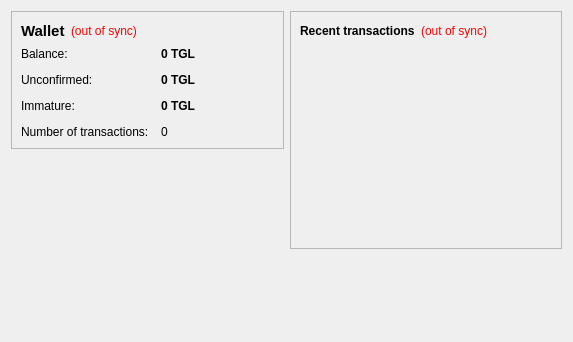
<?xml version="1.0" encoding="UTF-8"?>
<ui version="4.0">
 <class>OverviewPage</class>
 <widget class="QWidget" name="OverviewPage">
  <property name="geometry">
   <rect>
    <x>0</x>
    <y>0</y>
    <width>573</width>
    <height>342</height>
   </rect>
  </property>
  <property name="windowTitle">
   <string>Form</string>
  </property>
  <layout class="QHBoxLayout" name="horizontalLayout" stretch="1,1">
   <item>
    <layout class="QVBoxLayout" name="verticalLayout_2">
     <item>
      <widget class="QFrame" name="frame">
       <property name="frameShape">
        <enum>QFrame::StyledPanel</enum>
       </property>
       <property name="frameShadow">
        <enum>QFrame::Raised</enum>
       </property>
       <layout class="QVBoxLayout" name="verticalLayout_4">
        <item>
         <layout class="QHBoxLayout" name="horizontalLayout_4">
          <item>
           <widget class="QLabel" name="label_5">
            <property name="font">
             <font>
              <pointsize>11</pointsize>
              <weight>75</weight>
              <bold>true</bold>
             </font>
            </property>
            <property name="text">
             <string>Wallet</string>
            </property>
           </widget>
          </item>
          <item>
           <widget class="QLabel" name="labelWalletStatus">
            <property name="toolTip">
             <string>The displayed information may be out of date. Your wallet automatically synchronizes with the TGLcoin network after a connection is established, but this process has not completed yet.</string>
            </property>
            <property name="styleSheet">
             <string notr="true">QLabel { color: red; }</string>
            </property>
            <property name="text">
             <string notr="true">(out of sync)</string>
            </property>
            <property name="alignment">
             <set>Qt::AlignLeading|Qt::AlignLeft|Qt::AlignVCenter</set>
            </property>
           </widget>
          </item>
          <item>
           <spacer name="horizontalSpacer_2">
            <property name="orientation">
             <enum>Qt::Horizontal</enum>
            </property>
            <property name="sizeHint" stdset="0">
             <size>
              <width>40</width>
              <height>20</height>
             </size>
            </property>
           </spacer>
          </item>
         </layout>
        </item>
        <item>
         <layout class="QFormLayout" name="formLayout_2">
          <property name="fieldGrowthPolicy">
           <enum>QFormLayout::AllNonFixedFieldsGrow</enum>
          </property>
          <property name="horizontalSpacing">
           <number>12</number>
          </property>
          <property name="verticalSpacing">
           <number>12</number>
          </property>
          <item row="0" column="0">
           <widget class="QLabel" name="label">
            <property name="text">
             <string>Balance:</string>
            </property>
           </widget>
          </item>
          <item row="0" column="1">
           <widget class="QLabel" name="labelBalance">
            <property name="font">
             <font>
              <weight>75</weight>
              <bold>true</bold>
             </font>
            </property>
            <property name="cursor">
             <cursorShape>IBeamCursor</cursorShape>
            </property>
            <property name="toolTip">
             <string>Your current balance</string>
            </property>
            <property name="text">
             <string notr="true">0 TGL</string>
            </property>
            <property name="textInteractionFlags">
             <set>Qt::LinksAccessibleByMouse|Qt::TextSelectableByKeyboard|Qt::TextSelectableByMouse</set>
            </property>
           </widget>
          </item>
          <item row="1" column="0">
           <widget class="QLabel" name="label_3">
            <property name="text">
             <string>Unconfirmed:</string>
            </property>
           </widget>
          </item>
          <item row="1" column="1">
           <widget class="QLabel" name="labelUnconfirmed">
            <property name="font">
             <font>
              <weight>75</weight>
              <bold>true</bold>
             </font>
            </property>
            <property name="cursor">
             <cursorShape>IBeamCursor</cursorShape>
            </property>
            <property name="toolTip">
             <string>Total of transactions that have yet to be confirmed, and do not yet count toward the current balance</string>
            </property>
            <property name="text">
             <string notr="true">0 TGL</string>
            </property>
            <property name="textInteractionFlags">
             <set>Qt::LinksAccessibleByMouse|Qt::TextSelectableByKeyboard|Qt::TextSelectableByMouse</set>
            </property>
           </widget>
          </item>
          <item row="3" column="0">
           <widget class="QLabel" name="label_2">
            <property name="text">
             <string>Number of transactions:</string>
            </property>
           </widget>
          </item>
          <item row="3" column="1">
           <widget class="QLabel" name="labelNumTransactions">
            <property name="toolTip">
             <string>Total number of transactions in wallet</string>
            </property>
            <property name="text">
             <string notr="true">0</string>
            </property>
           </widget>
          </item>
          <item row="2" column="0">
           <widget class="QLabel" name="labelImmatureText">
            <property name="text">
             <string>Immature:</string>
            </property>
           </widget>
          </item>
          <item row="2" column="1">
           <widget class="QLabel" name="labelImmature">
            <property name="font">
             <font>
              <weight>75</weight>
              <bold>true</bold>
             </font>
            </property>
            <property name="toolTip">
             <string>Mined balance that has not yet matured</string>
            </property>
            <property name="text">
             <string notr="true">0 TGL</string>
            </property>
            <property name="textInteractionFlags">
             <set>Qt::LinksAccessibleByMouse|Qt::TextSelectableByKeyboard|Qt::TextSelectableByMouse</set>
            </property>
           </widget>
          </item>
         </layout>
        </item>
       </layout>
      </widget>
     </item>
     <item>
      <spacer name="verticalSpacer">
       <property name="orientation">
        <enum>Qt::Vertical</enum>
       </property>
       <property name="sizeHint" stdset="0">
        <size>
         <width>20</width>
         <height>40</height>
        </size>
       </property>
      </spacer>
     </item>
    </layout>
   </item>
   <item>
    <layout class="QVBoxLayout" name="verticalLayout_3">
     <item>
      <widget class="QFrame" name="frame_2">
       <property name="frameShape">
        <enum>QFrame::StyledPanel</enum>
       </property>
       <property name="frameShadow">
        <enum>QFrame::Raised</enum>
       </property>
       <layout class="QVBoxLayout" name="verticalLayout">
        <item>
         <layout class="QHBoxLayout" name="horizontalLayout_2">
          <item>
           <widget class="QLabel" name="label_4">
            <property name="text">
             <string>&lt;b&gt;Recent transactions&lt;/b&gt;</string>
            </property>
           </widget>
          </item>
          <item>
           <widget class="QLabel" name="labelTransactionsStatus">
            <property name="toolTip">
             <string>The displayed information may be out of date. Your wallet automatically synchronizes with the TGLcoin network after a connection is established, but this process has not completed yet.</string>
            </property>
            <property name="styleSheet">
             <string notr="true">QLabel { color: red; }</string>
            </property>
            <property name="text">
             <string notr="true">(out of sync)</string>
            </property>
            <property name="alignment">
             <set>Qt::AlignRight|Qt::AlignTrailing|Qt::AlignVCenter</set>
            </property>
           </widget>
          </item>
          <item>
           <spacer name="horizontalSpacer">
            <property name="orientation">
             <enum>Qt::Horizontal</enum>
            </property>
            <property name="sizeHint" stdset="0">
             <size>
              <width>40</width>
              <height>20</height>
             </size>
            </property>
           </spacer>
          </item>
         </layout>
        </item>
        <item>
         <widget class="QListView" name="listTransactions">
          <property name="styleSheet">
           <string notr="true">QListView { background: transparent; }</string>
          </property>
          <property name="frameShape">
           <enum>QFrame::NoFrame</enum>
          </property>
          <property name="verticalScrollBarPolicy">
           <enum>Qt::ScrollBarAlwaysOff</enum>
          </property>
          <property name="horizontalScrollBarPolicy">
           <enum>Qt::ScrollBarAlwaysOff</enum>
          </property>
          <property name="selectionMode">
           <enum>QAbstractItemView::NoSelection</enum>
          </property>
         </widget>
        </item>
       </layout>
      </widget>
     </item>
     <item>
      <spacer name="verticalSpacer_2">
       <property name="orientation">
        <enum>Qt::Vertical</enum>
       </property>
       <property name="sizeHint" stdset="0">
        <size>
         <width>20</width>
         <height>40</height>
        </size>
       </property>
      </spacer>
     </item>
    </layout>
   </item>
  </layout>
 </widget>
 <resources/>
 <connections/>
</ui>
